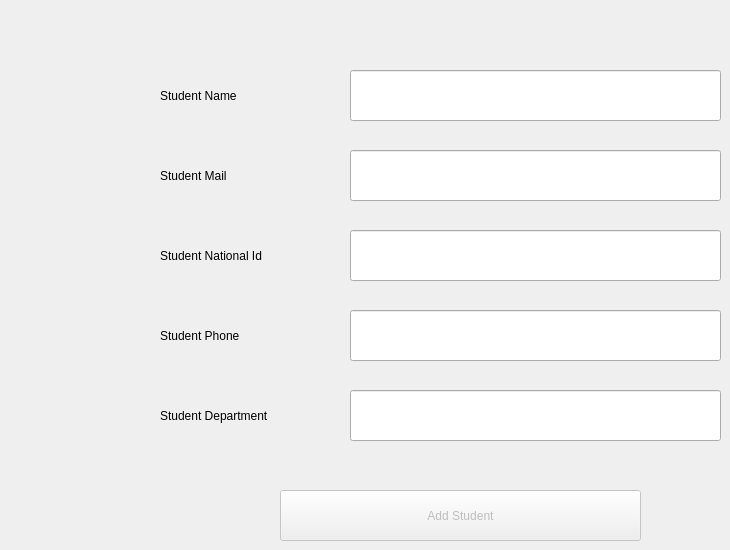
      <widget class="QWidget" name="tab_12">
       <attribute name="title">
        <string>Add New Student</string>
       </attribute>
       <widget class="QLabel" name="label_13">
        <property name="geometry">
         <rect>
          <x>160</x>
          <y>70</y>
          <width>191</width>
          <height>51</height>
         </rect>
        </property>
        <property name="text">
         <string>Student Name</string>
        </property>
       </widget>
       <widget class="QLabel" name="label_14">
        <property name="geometry">
         <rect>
          <x>160</x>
          <y>150</y>
          <width>191</width>
          <height>51</height>
         </rect>
        </property>
        <property name="text">
         <string>Student Mail</string>
        </property>
       </widget>
       <widget class="QLabel" name="label_15">
        <property name="geometry">
         <rect>
          <x>160</x>
          <y>230</y>
          <width>191</width>
          <height>51</height>
         </rect>
        </property>
        <property name="text">
         <string>Student National Id</string>
        </property>
       </widget>
       <widget class="QLabel" name="label_16">
        <property name="geometry">
         <rect>
          <x>160</x>
          <y>310</y>
          <width>191</width>
          <height>51</height>
         </rect>
        </property>
        <property name="text">
         <string>Student Phone</string>
        </property>
       </widget>
       <widget class="QLineEdit" name="lineEdit_9">
        <property name="geometry">
         <rect>
          <x>350</x>
          <y>70</y>
          <width>371</width>
          <height>51</height>
         </rect>
        </property>
       </widget>
       <widget class="QLineEdit" name="lineEdit_10">
        <property name="geometry">
         <rect>
          <x>350</x>
          <y>150</y>
          <width>371</width>
          <height>51</height>
         </rect>
        </property>
       </widget>
       <widget class="QLineEdit" name="lineEdit_11">
        <property name="geometry">
         <rect>
          <x>350</x>
          <y>230</y>
          <width>371</width>
          <height>51</height>
         </rect>
        </property>
       </widget>
       <widget class="QLineEdit" name="lineEdit_12">
        <property name="geometry">
         <rect>
          <x>350</x>
          <y>310</y>
          <width>371</width>
          <height>51</height>
         </rect>
        </property>
       </widget>
       <widget class="QPushButton" name="pushButton_14">
        <property name="enabled">
         <bool>false</bool>
        </property>
        <property name="geometry">
         <rect>
          <x>280</x>
          <y>490</y>
          <width>361</width>
          <height>51</height>
         </rect>
        </property>
        <property name="text">
         <string>Add Student</string>
        </property>
       </widget>
       <widget class="QLabel" name="label_32">
        <property name="geometry">
         <rect>
          <x>160</x>
          <y>390</y>
          <width>191</width>
          <height>51</height>
         </rect>
        </property>
        <property name="text">
         <string>Student Department</string>
        </property>
       </widget>
       <widget class="QLineEdit" name="lineEdit_25">
        <property name="geometry">
         <rect>
          <x>350</x>
          <y>390</y>
          <width>371</width>
          <height>51</height>
         </rect>
        </property>
       </widget>
      </widget>
